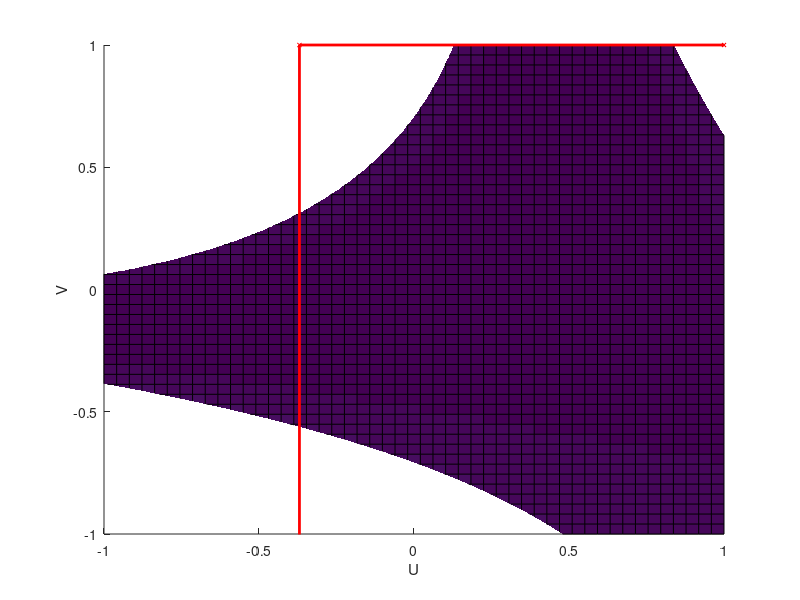
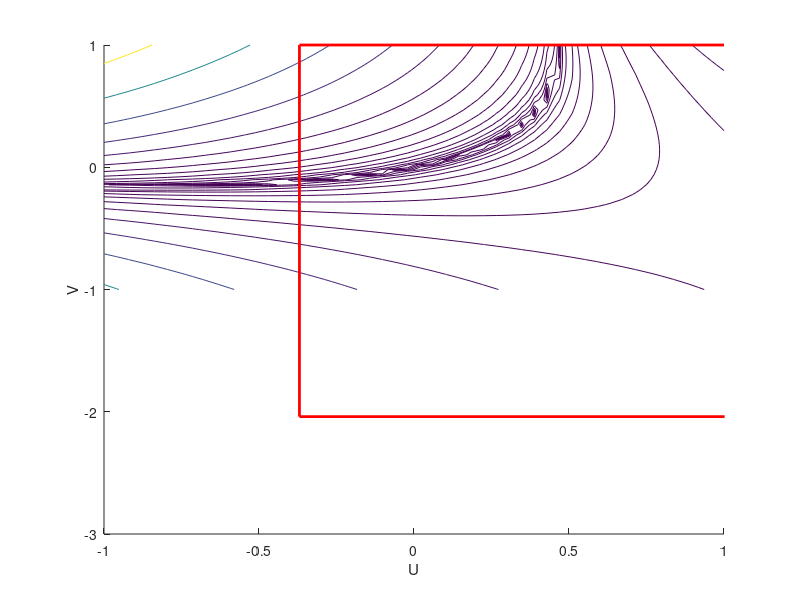

MATLAB code for these plots, in order:
function q7
	close all;
	plotSurf;
	
	u = 1;
	v = 1;
	alpha = 0.1;
	precision = 10^-14;
	epoch = 0;
	cost = getCost (u, v);
	history = [u, v, cost];
	
	while (cost > precision && size(history, 1) < 30)
		printf ('Cost = %g\n', cost);
		[du, stam] = gradient (u, v);
		u -= alpha * du;
		cost = getCost (u, v);
		history = [history; [u, v, cost]];
		printf ('%d. (%g, %g) = %g\n', size(history, 1) - 1, u, v, cost);

		[stam, dv] = gradient (u, v);
		v -= alpha * dv;
		cost = getCost (u, v);
		history = [history; [u, v, cost]];
		printf ('%d. (%g, %g) = %g\n', size(history, 1) - 1, u, v, cost);
	end;
	
	disp (history);
	printf ('Converged on iteration %d: (%g, %g) = %g\n', size(history, 1) - 1, u, v, cost);	% Don't count initial iteration
	plotDescend (history(:,1), history(:,2));
end;

% (alpha = 0.05) Converged on iteration 16: (0.4234170, 0.5739970) = 1.10358e-015
% (alpha =  0.1) Converged on iteration 11: (0.0447363, 0.0239587) = 1.20868e-015

function [du, dv] = gradient (u, v)
	du = 2 * (exp(v) + 2*v*exp(-u)) * (u*exp(v) - 2*v*exp(-u));
	dv = 2*u^2*exp(2*v) - 4*u*exp(v-u)*(1 + v) + 8*v*exp(-2*u);
end;

function [cost] = getCost (u, v)
	cost = (u*exp(v) - 2*v*exp(-u))^2;
end;

function plotDescend (U, V)
	figure (1);
	plot (U, V, 'rx', 'MarkerSize', 3);
	line (U, V, 'Color', 'r', 'LineWidth', 2);
	figure (2);
	line (U, V, 'Color', 'r', 'LineWidth', 2);
%	plot (U, V, 'rx', 'MarkerSize', 3);
end;

function plotSurf
	n = 50;
	r = 1;
	u = linspace (-r, r, n);
	v = linspace (-r, r, n);
	e = zeros (n, n);
	
	for i = 1 : size(u, 2)
		for j = 1 : size(v, 2)
			e(j, i) = (u(i)*exp(v(j)) - 2*v(j)*exp(-u(i)))^2;
		end;
	end;
	
	figure (1); 
	hold on;
	axis ([-r, r, -r, r, 0, 2]);
	surf (u, v, e);
	xlabel ('U'); ylabel ('V'); zlabel ('E');
	
	figure (2);
	hold on;
	axis ([-r, r], [-r, r]);
	xlabel ('U'); ylabel ('V');
	contour (u, v, e, logspace(-4, 2, 20));
end;

% Q2 = d;